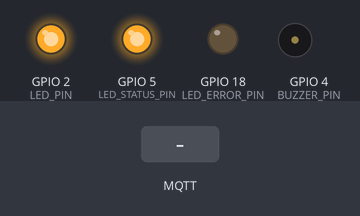
Bench run of a sketch on a simulated ESP32. On the bench: output pins drawn as LEDs (lit = HIGH), buzzer (waves = sounding, pin HIGH). Inputs (shaded band) come from the test bench. WiFi joins after 1.5 s; servers stay silent unless stated; random numbers use the default seed unless the sketch sets one; no MQTT or app messages arrive unless stated; what the sketch prints to the serial monitor is not drawn.

Above: at 3.6 s.
3.7 s: MQTT message "1" arrives on the first subscribed topic
At 5.1 s:
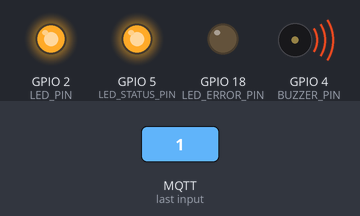
At 8.5 s:
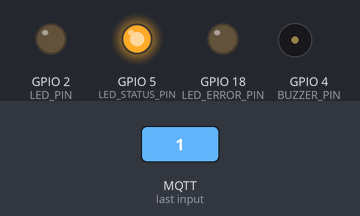
9.2 s: MQTT message "0" arrives on the first subscribed topic
At 15.3 s:
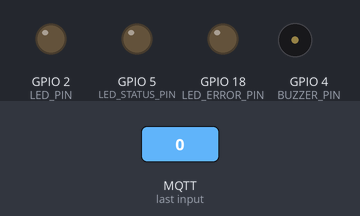
Timing chart, 0 to 16.8 s (numbered marks = the images above; inputs shaded):
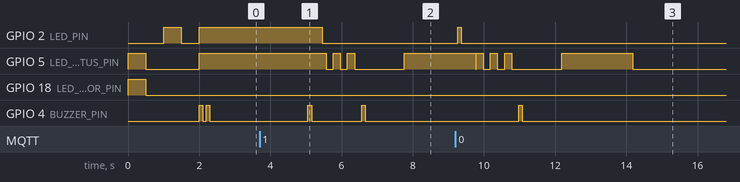

The sketch:

ardpix_esp32.ino
```cpp
/**
 * ArdPix - Sistema de Pagamentos IoT com ESP32
 *
 * Este firmware implementa:
 * - Conexão WiFi
 * - Cliente MQTT para comunicação com dashboard
 * - Fila de processamento de pagamentos usando FreeRTOS
 * - LED indicador de status
 * - Buzzer para notificação de pagamentos
 *
 * Autor: Projeto Sistemas Embarcados - Cesar School
 * Data: 2024
 */

#include <WiFi.h>
#include <PubSubClient.h>
#include <ArduinoJson.h>

// ===================== CONFIGURAÇÕES =====================

// WiFi
const char* WIFI_SSID = "SUA_REDE_WIFI";
const char* WIFI_PASSWORD = "SUA_SENHA_WIFI";

// MQTT Broker
const char* MQTT_BROKER = "192.168.1.100";  // IP do servidor Flask/Broker MQTT
const int MQTT_PORT = 1883;
const char* MQTT_CLIENT_ID = "ardpix-esp32";

// Tópicos MQTT
const char* TOPIC_PAYMENT = "ardpix/payment";
const char* TOPIC_STATUS = "ardpix/status";
const char* TOPIC_QUEUE = "ardpix/queue";
const char* TOPIC_QUEUE_ACK = "ardpix/queue/ack";

// Pinos GPIO
const int LED_PIN = 2;           // LED interno do ESP32
const int BUZZER_PIN = 4;        // Buzzer para notificação sonora
const int LED_STATUS_PIN = 5;    // LED externo de status (verde)
const int LED_ERROR_PIN = 18;    // LED de erro (vermelho)

// ===================== ESTRUTURAS DE DADOS =====================

// Estrutura para item da fila de pagamentos
struct PaymentQueueItem {
    char paymentId[50];
    float amount;
    char timestamp[30];
    char type[20];
};

// ===================== VARIÁVEIS GLOBAIS =====================

WiFiClient wifiClient;
PubSubClient mqttClient(wifiClient);

// Fila FreeRTOS para processar pagamentos
QueueHandle_t paymentQueue;
const int QUEUE_SIZE = 10;

// Tarefas FreeRTOS
TaskHandle_t mqttTaskHandle;
TaskHandle_t paymentProcessorTaskHandle;
TaskHandle_t statusReportTaskHandle;

// Controle de status
unsigned long lastReconnectAttempt = 0;
int queueItemsProcessed = 0;
bool isProcessing = false;

// ===================== SETUP =====================

void setup() {
    Serial.begin(115200);
    Serial.println("\n\n=== ArdPix ESP32 Iniciando ===");

    // Configurar pinos
    pinMode(LED_PIN, OUTPUT);
    pinMode(BUZZER_PIN, OUTPUT);
    pinMode(LED_STATUS_PIN, OUTPUT);
    pinMode(LED_ERROR_PIN, OUTPUT);

    // Teste inicial dos LEDs
    digitalWrite(LED_STATUS_PIN, HIGH);
    digitalWrite(LED_ERROR_PIN, HIGH);
    delay(500);
    digitalWrite(LED_STATUS_PIN, LOW);
    digitalWrite(LED_ERROR_PIN, LOW);

    // Criar fila FreeRTOS
    paymentQueue = xQueueCreate(QUEUE_SIZE, sizeof(PaymentQueueItem));
    if (paymentQueue == NULL) {
        Serial.println("ERRO: Falha ao criar fila!");
        digitalWrite(LED_ERROR_PIN, HIGH);
        while(1);  // Parar execução
    }
    Serial.println("Fila criada com sucesso!");

    // Conectar WiFi
    setupWiFi();

    // Configurar MQTT
    mqttClient.setServer(MQTT_BROKER, MQTT_PORT);
    mqttClient.setCallback(mqttCallback);

    // Criar tarefas FreeRTOS
    xTaskCreatePinnedToCore(
        mqttTask,
        "MQTT Task",
        4096,
        NULL,
        2,  // Prioridade alta
        &mqttTaskHandle,
        1   // Core 1
    );

    xTaskCreatePinnedToCore(
        paymentProcessorTask,
        "Payment Processor",
        4096,
        NULL,
        1,  // Prioridade média
        &paymentProcessorTaskHandle,
        0   // Core 0
    );

    xTaskCreatePinnedToCore(
        statusReportTask,
        "Status Report",
        2048,
        NULL,
        1,  // Prioridade média
        &statusReportTaskHandle,
        1   // Core 1
    );

    Serial.println("=== Sistema Iniciado ===\n");
}

void loop() {
    // Loop principal vazio - tudo é gerenciado por tarefas FreeRTOS
    vTaskDelay(pdMS_TO_TICKS(1000));
}

// ===================== WIFI =====================

void setupWiFi() {
    Serial.print("Conectando ao WiFi: ");
    Serial.println(WIFI_SSID);

    WiFi.mode(WIFI_STA);
    WiFi.begin(WIFI_SSID, WIFI_PASSWORD);

    int attempts = 0;
    while (WiFi.status() != WL_CONNECTED && attempts < 30) {
        delay(500);
        Serial.print(".");
        digitalWrite(LED_PIN, !digitalRead(LED_PIN));
        attempts++;
    }

    if (WiFi.status() == WL_CONNECTED) {
        Serial.println("\nWiFi conectado!");
        Serial.print("IP: ");
        Serial.println(WiFi.localIP());
        digitalWrite(LED_STATUS_PIN, HIGH);

        // Sinal sonoro de sucesso
        beep(2);
    } else {
        Serial.println("\nFalha ao conectar WiFi!");
        digitalWrite(LED_ERROR_PIN, HIGH);
    }
}

// ===================== MQTT =====================

void mqttCallback(char* topic, byte* payload, unsigned int length) {
    Serial.print("Mensagem recebida [");
    Serial.print(topic);
    Serial.print("]: ");

    // Converter payload para string
    char message[length + 1];
    memcpy(message, payload, length);
    message[length] = '\0';

    Serial.println(message);

    // Processar mensagem de pagamento
    if (strcmp(topic, TOPIC_PAYMENT) == 0) {
        handlePaymentMessage(message);
    }
}

void handlePaymentMessage(char* jsonMessage) {
    // Parse JSON
    StaticJsonDocument<512> doc;
    DeserializationError error = deserializeJson(doc, jsonMessage);

    if (error) {
        Serial.print("Erro ao fazer parse JSON: ");
        Serial.println(error.c_str());
        return;
    }

    // Extrair dados
    PaymentQueueItem item;
    strlcpy(item.paymentId, doc["payment_id"] | "unknown", sizeof(item.paymentId));
    item.amount = doc["amount"] | 0.0;
    strlcpy(item.timestamp, doc["timestamp"] | "", sizeof(item.timestamp));
    strlcpy(item.type, doc["type"] | "payment", sizeof(item.type));

    // Adicionar à fila
    if (xQueueSend(paymentQueue, &item, pdMS_TO_TICKS(100)) == pdTRUE) {
        Serial.print("Pagamento adicionado à fila: R$ ");
        Serial.println(item.amount, 2);

        // Notificação visual
        digitalWrite(LED_PIN, HIGH);
        delay(100);
        digitalWrite(LED_PIN, LOW);
    } else {
        Serial.println("ERRO: Fila cheia! Pagamento rejeitado.");
        digitalWrite(LED_ERROR_PIN, HIGH);
        delay(1000);
        digitalWrite(LED_ERROR_PIN, LOW);
    }
}

bool mqttReconnect() {
    if (WiFi.status() != WL_CONNECTED) {
        Serial.println("WiFi desconectado, reconectando...");
        WiFi.reconnect();
        return false;
    }

    Serial.print("Conectando ao MQTT broker...");

    if (mqttClient.connect(MQTT_CLIENT_ID)) {
        Serial.println("conectado!");

        // Subscrever tópicos
        mqttClient.subscribe(TOPIC_PAYMENT);

        Serial.print("Subscrito em: ");
        Serial.println(TOPIC_PAYMENT);

        // Sinal sonoro de conexão
        beep(1);

        return true;
    } else {
        Serial.print("falhou, rc=");
        Serial.println(mqttClient.state());
        return false;
    }
}

// ===================== TAREFAS FREERTOS =====================

void mqttTask(void* parameter) {
    const TickType_t xDelay = pdMS_TO_TICKS(100);

    for (;;) {
        if (!mqttClient.connected()) {
            unsigned long now = millis();
            if (now - lastReconnectAttempt > 5000) {
                lastReconnectAttempt = now;
                if (mqttReconnect()) {
                    lastReconnectAttempt = 0;
                }
            }
        } else {
            mqttClient.loop();
        }

        vTaskDelay(xDelay);
    }
}

void paymentProcessorTask(void* parameter) {
    PaymentQueueItem item;

    for (;;) {
        // Aguardar item na fila (bloqueante)
        if (xQueueReceive(paymentQueue, &item, portMAX_DELAY) == pdTRUE) {
            isProcessing = true;

            Serial.println("\n=== Processando Pagamento ===");
            Serial.print("ID: ");
            Serial.println(item.paymentId);
            Serial.print("Valor: R$ ");
            Serial.println(item.amount, 2);
            Serial.print("Timestamp: ");
            Serial.println(item.timestamp);

            // Simular processamento do pagamento
            bool success = processPayment(&item);

            // Enviar confirmação via MQTT
            sendPaymentAck(item.paymentId, success);

            queueItemsProcessed++;
            isProcessing = false;

            Serial.println("=== Processamento Concluído ===\n");
        }
    }
}

bool processPayment(PaymentQueueItem* item) {
    // Aqui você pode implementar a lógica real de processamento
    // Por exemplo: liberar produto, acionar relé, etc.

    Serial.println("Iniciando processamento...");

    // LED indicando processamento
    for (int i = 0; i < 3; i++) {
        digitalWrite(LED_STATUS_PIN, HIGH);
        delay(200);
        digitalWrite(LED_STATUS_PIN, LOW);
        delay(200);
    }

    // Notificação sonora proporcional ao valor
    int beeps = 1;
    if (item->amount >= 10.0) beeps = 2;
    if (item->amount >= 50.0) beeps = 3;
    if (item->amount >= 100.0) beeps = 4;

    beep(beeps);

    // Simular tempo de processamento
    vTaskDelay(pdMS_TO_TICKS(1000));

    // Sucesso (99% das vezes)
    bool success = (random(100) < 99);

    if (success) {
        Serial.println("Pagamento processado com SUCESSO!");
        digitalWrite(LED_STATUS_PIN, HIGH);
        vTaskDelay(pdMS_TO_TICKS(2000));
        digitalWrite(LED_STATUS_PIN, LOW);
    } else {
        Serial.println("FALHA no processamento!");
        digitalWrite(LED_ERROR_PIN, HIGH);
        vTaskDelay(pdMS_TO_TICKS(2000));
        digitalWrite(LED_ERROR_PIN, LOW);
    }

    return success;
}

void sendPaymentAck(const char* paymentId, bool success) {
    StaticJsonDocument<256> doc;
    doc["payment_id"] = paymentId;
    doc["success"] = success;
    doc["timestamp"] = millis();

    char buffer[256];
    serializeJson(doc, buffer);

    if (mqttClient.connected()) {
        mqttClient.publish(TOPIC_QUEUE_ACK, buffer);
        Serial.print("ACK enviado: ");
        Serial.println(buffer);
    }
}

void statusReportTask(void* parameter) {
    const TickType_t xDelay = pdMS_TO_TICKS(5000);  // Enviar status a cada 5 segundos

    for (;;) {
        if (mqttClient.connected()) {
            // Obter tamanho atual da fila
            UBaseType_t queueSize = uxQueueMessagesWaiting(paymentQueue);

            StaticJsonDocument<256> doc;
            doc["connected"] = true;
            doc["queue_size"] = queueSize;
            doc["processed"] = queueItemsProcessed;
            doc["processing"] = isProcessing;
            doc["free_heap"] = ESP.getFreeHeap();
            doc["uptime"] = millis() / 1000;

            char buffer[256];
            serializeJson(doc, buffer);

            mqttClient.publish(TOPIC_STATUS, buffer);

            Serial.print("Status enviado - Fila: ");
            Serial.print(queueSize);
            Serial.print(" | Processados: ");
            Serial.println(queueItemsProcessed);
        }

        vTaskDelay(xDelay);
    }
}

// ===================== FUNÇÕES AUXILIARES =====================

void beep(int times) {
    for (int i = 0; i < times; i++) {
        digitalWrite(BUZZER_PIN, HIGH);
        delay(100);
        digitalWrite(BUZZER_PIN, LOW);
        delay(100);
    }
}
```

Measured:
- after the input at 3.7 s, GPIO 2 (LED_PIN): HIGH → LOW after 1.8 s; GPIO 5 (LED_STATUS_PIN): goes LOW 0.20 s, HIGH 0.20 s, LOW 0.20 s, HIGH 0.20 s, LOW 1.4 s, then HIGH, starting after 1.9 s
- after the input at 9.2 s, GPIO 2 (LED_PIN): LOW → HIGH after 0.06 s, → LOW 0.10 s later; GPIO 4 (BUZZER_PIN): LOW → HIGH after 1.8 s, → LOW 0.10 s later
- by itself, GPIO 4 (BUZZER_PIN): alternates HIGH for 0.10 s and LOW for 1.4 s, 4 changes in all, then stays LOW
